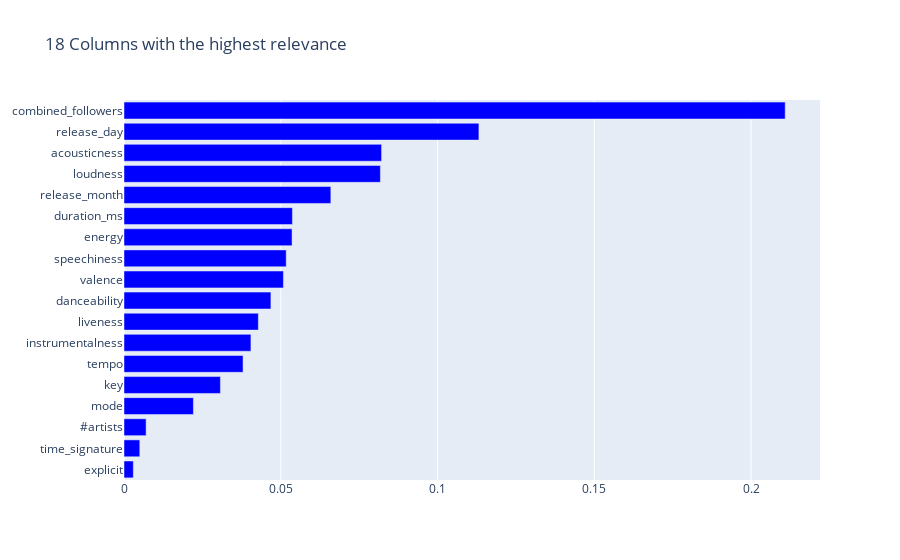

Here is the notebook cell this chart was saved with:
### Code cell
forest_start_time = time.time()

rcf = RandomForest(Xtrain=Xtrain,
                   Xtest=Xtest, 
                   ytrain=ytrain, 
                   ytest=ytest,
                  balancing='SMOTE')

forest_end_time = time.time()

print(f"Time Elapsed:{forest_end_time - forest_start_time}")

### Figure 1 — Plotly figure (JSON) as saved in the notebook; plotly's stock layout.template omitted (floating-point values rounded to 4 significant figures)
{"data": [{"marker": {"color": ["blue", "blue", "blue", "blue", "blue", "blue", "blue", "blue", "blue", "blue", "blue", "blue", "blue", "blue", "blue", "blue", "blue", "blue"]}, "orientation": "h", "type": "bar", "x": [0.002975, 0.005036, 0.007052, 0.02214, 0.03075, 0.03797, 0.04049, 0.04285, 0.04685, 0.05085, 0.05174, 0.0536, 0.05372, 0.06597, 0.08177, 0.08215, 0.1132, 0.2109], "y": ["explicit", "time_signature", "#artists", "mode", "key", "tempo", "instrumentalness", "liveness", "danceability", "valence", "speechiness", "energy", "duration_ms", "release_month", "loudness", "acousticness", "release_day", "combined_followers"]}], "layout": {"title": {"text": "18 Columns with the highest relevance"}}}
